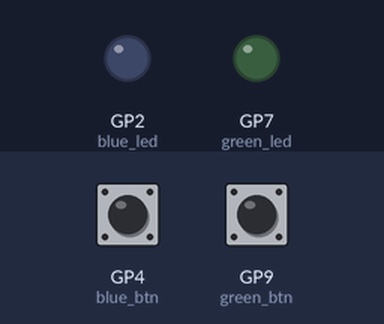
Recording of a program running on a simulated Raspberry Pi Pico running MicroPython. Shown: output pins drawn as LEDs (lit = HIGH). The inputs (shaded band) are chosen by the test bench; at power-on: GP4 (blue_btn) HIGH, GP9 (green_btn) HIGH.

Above: at 1.2 s.
1.3 s: GP4 (blue_btn) pulled LOW for 0.15 s
At 1.9 s:
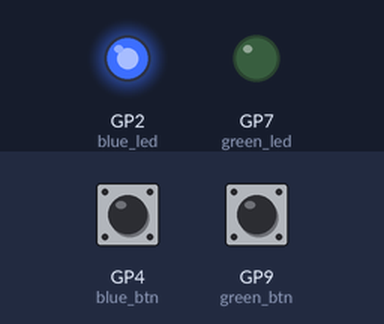
2.9 s: GP9 (green_btn) pulled LOW for 0.15 s
At 4.2 s:
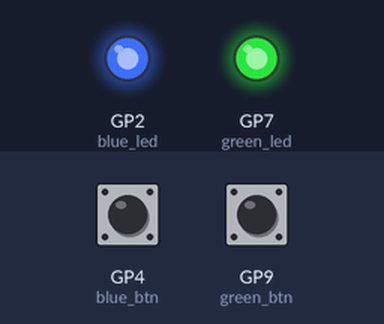
4.5 s: GP4 (blue_btn) pulled LOW for 1 s
At 6.7 s:
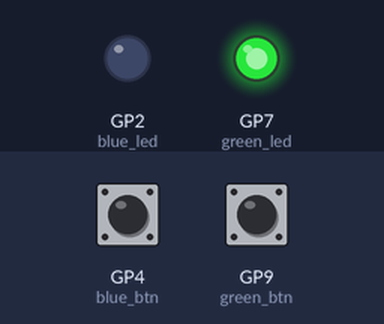
7.0 s: GP4 (blue_btn) pulled LOW for 3.2 s
At 11.4 s:
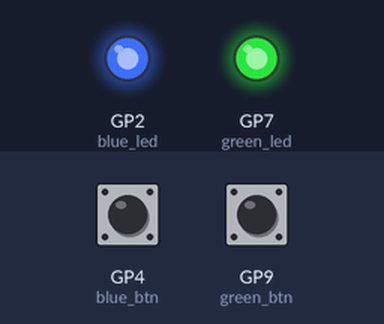
11.7 s: GP9 (green_btn) pulled LOW for 1 s
At 13.5 s:
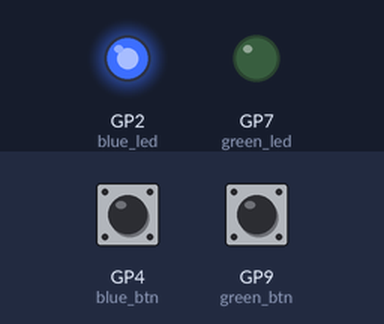
Timing chart, 0 to 15.0 s (numbered marks = the images above; inputs shaded):
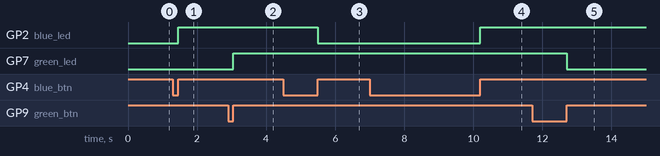

Measured:
- after the input at 1.3 s, GP2 (blue_led): LOW → HIGH after 0.15 s
- after the input at 2.9 s, GP7 (green_led): LOW → HIGH after 0.15 s
- after the input at 4.5 s, GP2 (blue_led): HIGH → LOW after 1.0 s
- after the input at 7.0 s, GP2 (blue_led): LOW → HIGH after 3.2 s
- after the input at 11.7 s, GP7 (green_led): HIGH → LOW after 1.0 s

The program:

buttonLED.py
```python
import machine
import time
import utime

blue_led = machine.Pin(2, machine.Pin.OUT)
blue_btn = machine.Pin(4, machine.Pin.IN, machine.Pin.PULL_UP)

green_led = machine.Pin(7, machine.Pin.OUT)
green_btn = machine.Pin(9, machine.Pin.IN, machine.Pin.PULL_UP)

blue_last = time.ticks_ms()
green_last = time.ticks_ms()

def button_handler(pin):
    global blue_last, green_last, blue_btn, green_btn

    if pin is blue_btn:
        if time.ticks_diff(time.ticks_ms(), blue_last) > 500:
            blue_led.toggle()
            blue_last = time.ticks_ms()
    elif pin is green_btn:
        if time.ticks_diff(time.ticks_ms(), green_last) > 500:
            green_led.toggle()
            green_last = time.ticks_ms()

blue_led.value(0)
blue_btn.irq(trigger = machine.Pin.IRQ_RISING, handler = button_handler)
green_led.value(0)
green_btn.irq(trigger = machine.Pin.IRQ_RISING, handler = button_handler)
```
